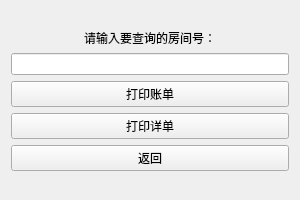
<?xml version="1.0" encoding="UTF-8"?>
<ui version="4.0">
 <class>ReceptionWidget</class>
 <widget class="QWidget" name="ReceptionWidget">
  <property name="geometry">
   <rect>
    <x>0</x>
    <y>0</y>
    <width>300</width>
    <height>200</height>
   </rect>
  </property>
  <property name="minimumSize">
   <size>
    <width>300</width>
    <height>200</height>
   </size>
  </property>
  <property name="maximumSize">
   <size>
    <width>300</width>
    <height>200</height>
   </size>
  </property>
  <property name="windowTitle">
   <string>前台业务</string>
  </property>
  <layout class="QGridLayout" name="gridLayout">
   <item row="0" column="0">
    <spacer name="verticalSpacer">
     <property name="orientation">
      <enum>Qt::Vertical</enum>
     </property>
     <property name="sizeHint" stdset="0">
      <size>
       <width>20</width>
       <height>10</height>
      </size>
     </property>
    </spacer>
   </item>
   <item row="1" column="0">
    <widget class="QLabel" name="RoomIDlabel">
     <property name="text">
      <string>请输入要查询的房间号：</string>
     </property>
     <property name="alignment">
      <set>Qt::AlignCenter</set>
     </property>
    </widget>
   </item>
   <item row="2" column="0">
    <widget class="QLineEdit" name="RoomIdEdit"/>
   </item>
   <item row="3" column="0">
    <widget class="QPushButton" name="PrintBillButton">
     <property name="text">
      <string>打印账单</string>
     </property>
    </widget>
   </item>
   <item row="4" column="0">
    <widget class="QPushButton" name="PrintDetailButton">
     <property name="text">
      <string>打印详单</string>
     </property>
    </widget>
   </item>
   <item row="5" column="0">
    <widget class="QPushButton" name="BacktoWidgetButton">
     <property name="text">
      <string>返回</string>
     </property>
    </widget>
   </item>
   <item row="6" column="0">
    <spacer name="verticalSpacer_2">
     <property name="orientation">
      <enum>Qt::Vertical</enum>
     </property>
     <property name="sizeHint" stdset="0">
      <size>
       <width>20</width>
       <height>10</height>
      </size>
     </property>
    </spacer>
   </item>
  </layout>
 </widget>
 <resources/>
 <connections/>
</ui>
